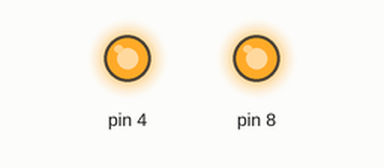
Recording of a sketch running on a simulated Arduino Uno, built with avr-gcc and run on an emulated ATmega328P. On the bench: output pins drawn as LEDs (lit = HIGH).

Above: at 0.1 s.
Timing chart, 0 to 1.6 s (numbered marks = the images above):
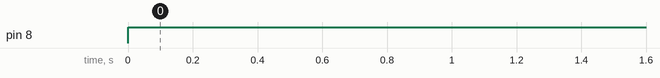

Measured:
- by itself, pin 8: LOW → HIGH at 0.00 s

The sketch:

test9.ino
```cpp
int i=0;
int dimming=0;
void setup() {
  // put your setup code here, to run once:
  pinMode(4,OUTPUT);
  pinMode(8,OUTPUT);
  digitalWrite(4,1);
  //attachInterrupt(0, zero, FALLING);
  Serial.begin(9600);
}
void zero(){
  i=!i;
  /*
  int dimtime = (75*dimming);    // For 60Hz =>65
  delayMicroseconds(dimtime);    // Off cycle
  digitalWrite(4, HIGH);   // triac firing
  delayMicroseconds(10);         // triac On propagation delay (for 60Hz use 8.33)
  digitalWrite(4, LOW);    // triac Off
  */
}

void loop() {
  // put your main code here, to run repeatedly:
  /*Serial.println(dimming);
  for (int i=5; i <= 128; i++){
    dimming=i;
    delay(10);
   }*/
   /*
   Serial.println(i);
   delay(10);
   */
digitalWrite(8, HIGH);

}
```
